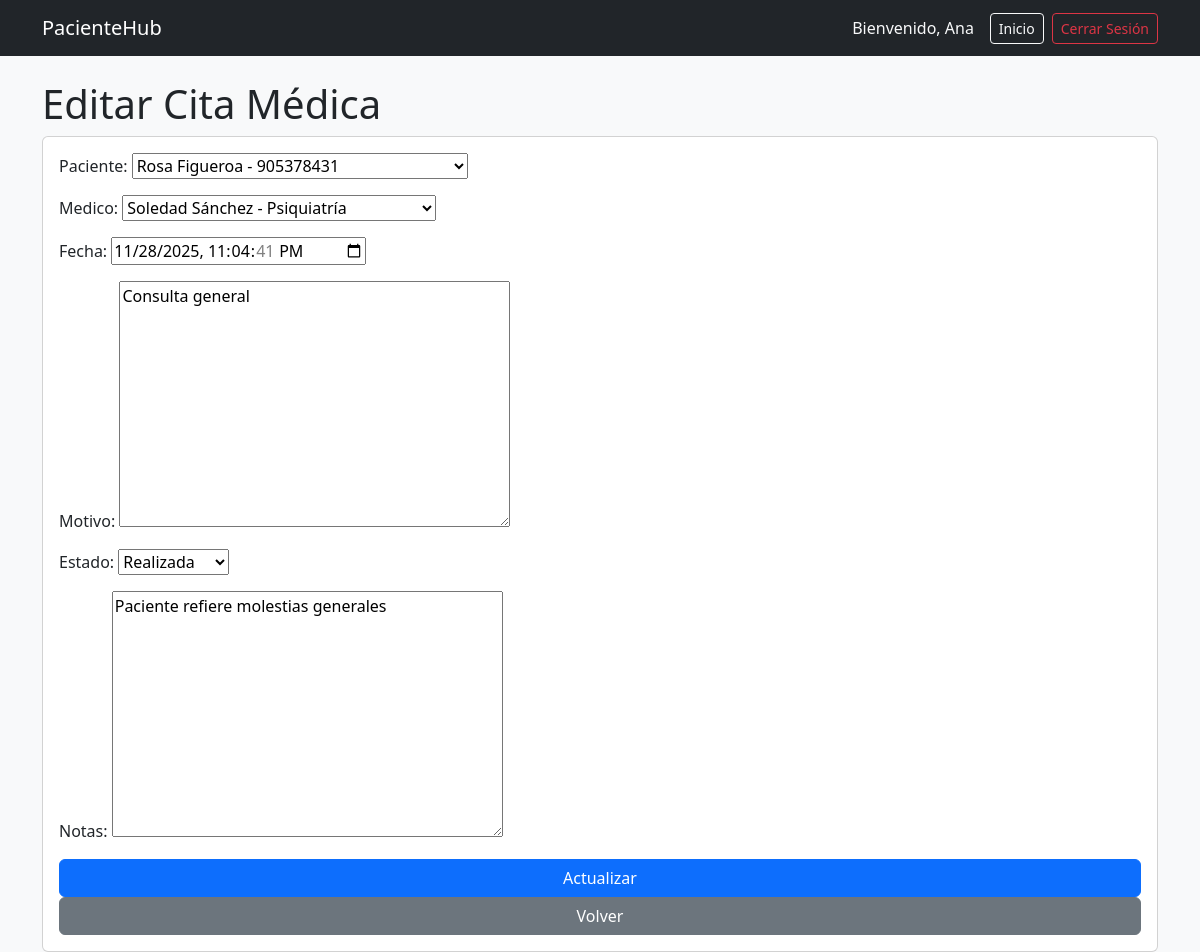
Screenshot of /cita/editar/cita-53-10-1763268465720673/ (signed in) with the database file from the repository.
### student/models.py (models this page shows, shortened)
class Paciente(AbstractUser):
    cedula = models.CharField(max_length=10, unique=True)
    telefono = models.CharField(max_length=10)
    fecha_nacimiento = models.DateField()
    direccion = models.TextField()
    email = models.EmailField(unique=True)
    first_name = models.CharField(max_length=150)
    last_name = models.CharField(max_length=150)
    slug = models.SlugField(unique=True, blank=True)
    def __str__(self):
        return f"{self.first_name} {self.last_name} - {self.cedula}"

class Cita(models.Model):
    ESTADO_CHOICES = [
        ('pendiente', 'Pendiente'),
        ('confirmada', 'Confirmada'),
        ('realizada', 'Realizada'),
        ('cancelada', 'Cancelada'),
    ]
    paciente = models.ForeignKey(Paciente, on_delete=models.CASCADE)
    medico = models.ForeignKey(Medico, on_delete=models.CASCADE)
    fecha = models.DateTimeField()
    motivo = models.TextField()
    estado = models.CharField(max_length=20, choices=ESTADO_CHOICES, default='pendiente')
    notas = models.TextField(blank=True, null=True)
    slug = models.SlugField(unique=True, blank=True)
    class Meta:
        ordering = ['-fecha']

### student/views.py (the view)
# urls.py: path("cita/editar/<slug:slug>/", views.editar_cita, name="editar_cita"),
@login_required(login_url='student:login')
def editar_cita(request, slug):
    cita = get_object_or_404(Cita, slug=slug)
    form = CitaForm(request.POST or None, instance=cita)
    if form.is_valid():
        form.save()
        messages.success(request, 'Cita actualizada correctamente')
        return redirect('student:listar_citas')
    return render(request, 'cita/editar.html', {'form': form, 'cita': cita})

### student/forms.py (shortened to what this page needs)
class CitaForm(forms.ModelForm):
    class Meta:
        model = Cita
        fields = ['paciente', 'medico', 'fecha', 'motivo', 'estado', 'notas']
        widgets = {'fecha': DateTimeInput(attrs={'type': 'datetime-local'})}

### student/models.py (called while the page is built)
    def __str__(self):
        return f"{self.nombre} {self.apellido} - {self.especialidad.nombre}"

### student/templates/cita/editar.html (shortened to what this page needs)
{% extends "paciente/base.html" %}
{% load static %}
{% block content %}
<h1>Editar Cita Médica</h1>
<form method="post" class="card card-body" id="formCita" name="formCita">
  {{ form.as_p }}
  <button type="submit" class="btn btn-primary" id="btnActualizar">Actualizar</button>
  <a class="btn btn-secondary" href="{% url 'student:listar_citas' %}">Volver</a>
</form>
{% endblock %}

### student/templates/paciente/base.html (shortened to what this page needs)
<!doctype html>
<html lang="es">
<head>
  <link href="https://cdn.jsdelivr.net/npm/bootstrap@5.3.2/dist/css/bootstrap.min.css" rel="stylesheet">
</head>
<body class="bg-light">
<nav class="navbar navbar-dark bg-dark mb-4">
  <div class="container">
    <a class="navbar-brand" href="{% url 'student:inicio' %}">PacienteHub</a>
    <div class="d-flex align-items-center">
      <span class="navbar-text text-light me-3">
        Bienvenido, {{ user.first_name }}
      </span>
      <a class="btn btn-sm btn-outline-light me-2" href="{% url 'student:inicio' %}">Inicio</a>
      <a class="btn btn-sm btn-outline-danger" href="{% url 'student:logout' %}">Cerrar Sesión</a>
    </div>
  </div>
</nav>
<div class="container">
  {% block content %}{% endblock %}
</div>
</body>
</html>

### rows the page displays
Paciente: first_name "Ana"
Cita: paciente "Rosa Figueroa - 905378431", medico "Soledad Sánchez - Psiquiatría", fecha "11/28/2025 23:04:41", motivo "Consulta general", estado "Realizada", notas "Paciente refiere molestias generales"
